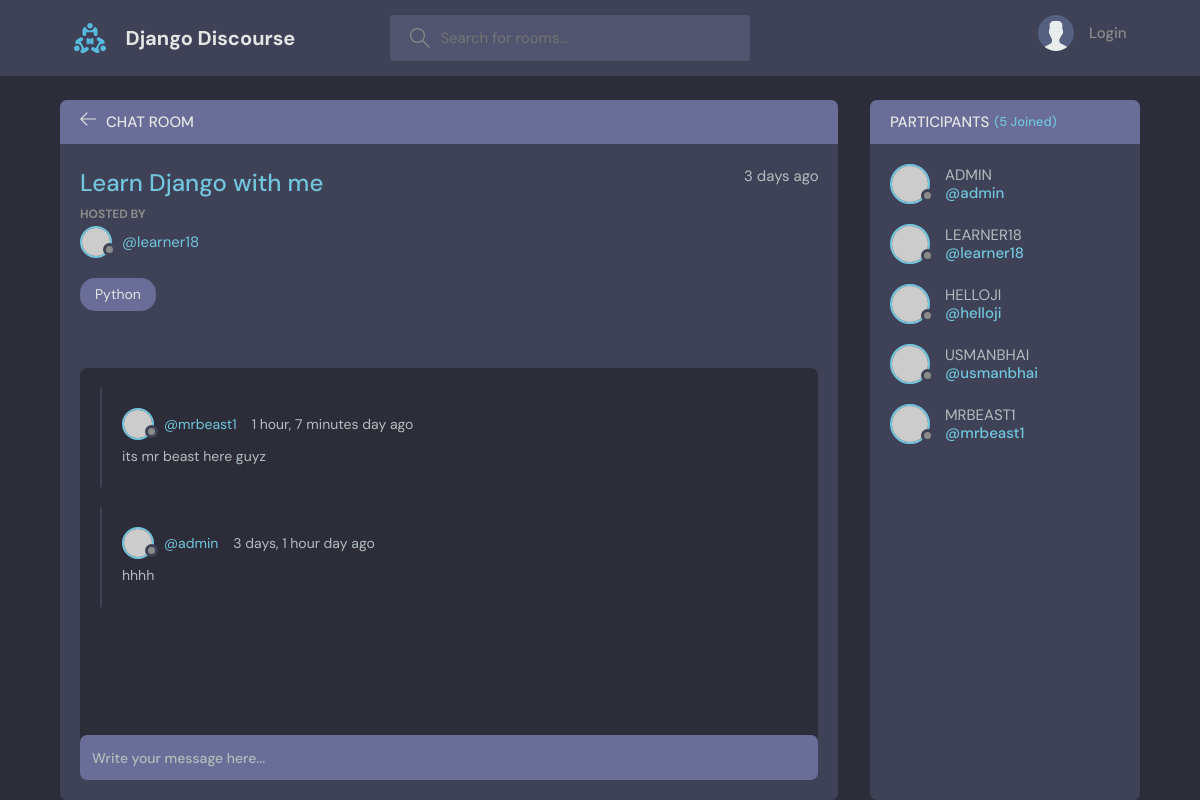
Page /room/6/ on the committed database.
### chat/models.py (models this page shows, shortened)
class Room(models.Model):
    host = models.ForeignKey(User,on_delete=models.SET_NULL,null=True)
    name = models.CharField(max_length=200)
    description = models.TextField(null=True,blank=True)
    participants = models.ManyToManyField(User,related_name="Participants",blank=True)
    topic = models.ForeignKey(Topic,on_delete=models.SET_NULL,null=True)
    updated = models.DateTimeField(auto_now=True)
    created = models.DateTimeField(auto_now_add=True)
    class Meta:
        ordering = ['-updated','-created']

class Topic(models.Model):
    topic = models.CharField(max_length=200)
    def __str__(self):
        return self.topic

class Message(models.Model):
    user = models.ForeignKey(User,on_delete=models.CASCADE)
    room = models.ForeignKey(Room,on_delete=models.CASCADE)
    message = models.TextField()
    updated = models.DateTimeField(auto_now=True)
    created = models.DateTimeField(auto_now_add=True)
    def __str__(self):
        return self.message

### chat/views.py (the view, shortened to what this page needs)
# urls.py: path('room/<str:pk>/',views.room,name="room"),
def room(request,pk):
    room = Room.objects.get(id=pk)
    chats = room.message_set.all().order_by('-created')
    participants = room.participants.all()
    context = {'room' : room,'page' : room.name,'chats':chats,'participants': participants}
    return render(request,'chat/room.html',context)

### chat/templates/chat/room.html (shortened to what this page needs)
{% extends "base.html" %}
{% block content %}
    <main class="profile-page layout layout--2">
      <div class="container">
        <div class="room">
          <div class="room__top">
            <div class="room__topLeft">
              <a href="{% url 'room' room.id %}">
                <svg version="1.1" xmlns="http://www.w3.org/2000/svg" width="32" height="32" viewBox="0 0 32 32">
                  <title>arrow-left</title>
                  <path
                    d="M13.723 2.286l-13.723 13.714 13.719 13.714 1.616-1.611-10.96-10.96h27.625v-2.286h-27.625l10.965-10.965-1.616-1.607z"
                  ></path>
                </svg>
              </a>
              <h3>Chat Room</h3>
            </div>
          </div>
          <div class="room__box scroll">
            <div class="room__header scroll">
              <div class="room__info">
                <h3>{{room.name}}</h3>
                <span>3 days ago</span>
              </div>
              <div class="room__hosted">
                <p>Hosted By</p>
                <a href="{% url 'userprofile' room.host.id %}" class="room__author">
                  <div class="avatar avatar--small">
                    <img src="https://randomuser.me/api/portraits/men/37.jpg" />
                  </div>
                  <span>@{{room.host}}</span>
                </a>
              </div>
              <span class="room__topics">{{room.topic}}</span>
            </div>
            <div class="room__conversation">
              <div class="threads scroll">
                {% for chat in chats %}
                <div class="thread">
                  <div class="thread__top">
                    <div class="thread__author">
                      <a href="{% url 'userprofile' user.id %}" class="thread__authorInfo">
                        <div class="avatar avatar--small">
                          <img src="https://randomuser.me/api/portraits/men/37.jpg" />
                        </div>
                        <span>@{{chat.user}}</span>
                      </a>
                      <span class="thread__date">{{chat.created|timesince}} day ago</span>
                    </div>
                  </div>
                  <div class="thread__details">
                    {{chat}}
                  </div>
                </div>
                {% endfor %}
              </div>
            </div>
          </div>
          <div class="room__message">
            <form method="POST" action="">
              <input name="message_body" placeholder="Write your message here..." />
            </form>
          </div>
        </div>
        <div class="participants">
          <h3 class="participants__top">Participants <span>({{participants.count}} Joined)</span></h3>
          <div class="participants__list scroll">
            {% for user in participants %}
            <a href="{% url 'userprofile' user.id %}" class="participant">
              <div class="avatar avatar--medium">
                <img src="https://randomuser.me/api/portraits/men/37.jpg" />
              </div>
              <p style="text-transform: uppercase;">
                {{user.username}}
                <span style="text-transform: none;">@{{user.username}}</span>
              </p>
            </a>
            {% endfor %}
          </div>
        </div>
      </div>
    </main>
    {% endblock %}

### rows in the picture
Room: name "Learn Django with me", host "learner18", topic "Python"
Message: user "mrbeast1", created "1 hour, 7 minutes", message "its mr beast here guyz"
Message: user "admin", created "3 days, 1 hour", message "hhhh"

### other values in the picture
{{ participants.count }} "5"
{{ user.username }} "ADMIN"
{{ user.username }} "admin"
{{ user.username }} "LEARNER18"
{{ user.username }} "learner18"
{{ user.username }} "HELLOJI"
{{ user.username }} "helloji"
{{ user.username }} "USMANBHAI"
{{ user.username }} "usmanbhai"
{{ user.username }} "MRBEAST1"
{{ user.username }} "mrbeast1"
